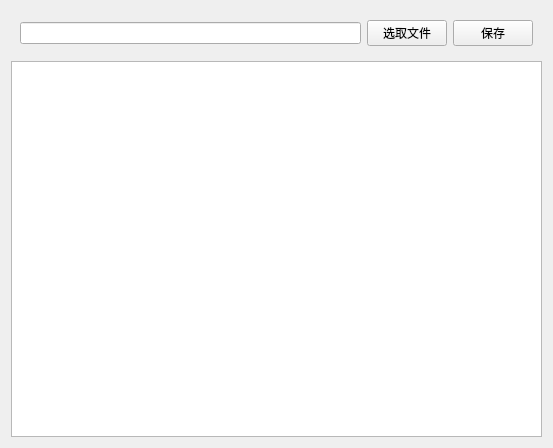
<?xml version="1.0" encoding="UTF-8"?>
<ui version="4.0">
 <class>Widget</class>
 <widget class="QWidget" name="Widget">
  <property name="geometry">
   <rect>
    <x>0</x>
    <y>0</y>
    <width>553</width>
    <height>448</height>
   </rect>
  </property>
  <property name="windowTitle">
   <string>Widget</string>
  </property>
  <layout class="QVBoxLayout" name="verticalLayout">
   <item>
    <widget class="QWidget" name="widget" native="true">
     <layout class="QHBoxLayout" name="horizontalLayout">
      <item>
       <widget class="QLineEdit" name="lineEdit"/>
      </item>
      <item>
       <widget class="QPushButton" name="pushButton">
        <property name="text">
         <string>选取文件</string>
        </property>
       </widget>
      </item>
      <item>
       <widget class="QPushButton" name="pushButton_2">
        <property name="text">
         <string>保存</string>
        </property>
       </widget>
      </item>
     </layout>
    </widget>
   </item>
   <item>
    <widget class="QTextEdit" name="textEdit"/>
   </item>
  </layout>
 </widget>
 <resources/>
 <connections/>
</ui>
